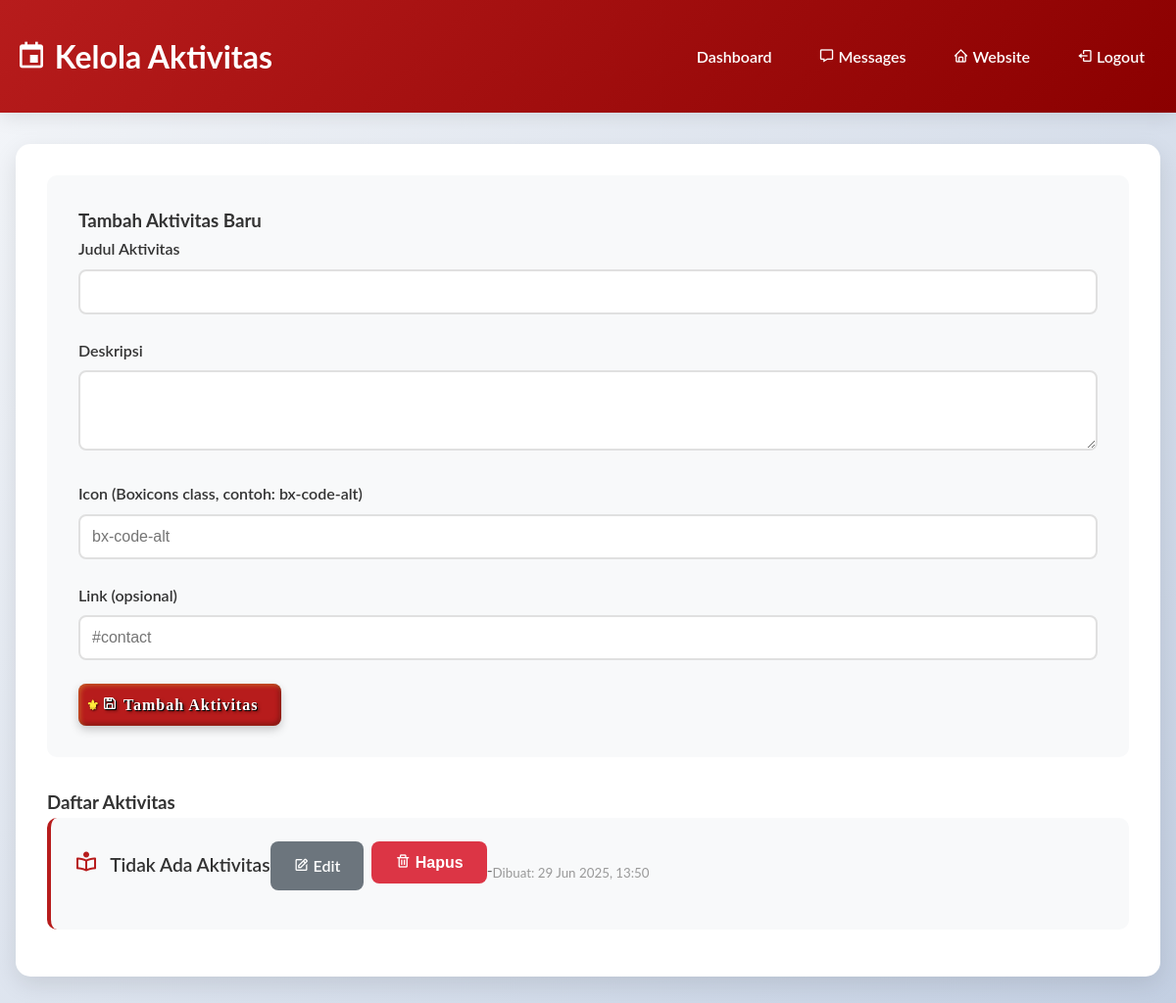
Page /admin/activities.php (signed in) on the committed database.
### tables this page shows
CREATE TABLE activities (
        id INTEGER PRIMARY KEY AUTOINCREMENT,
        title TEXT NOT NULL,
        description TEXT NOT NULL,
        icon TEXT,
        link TEXT,
        created_at DATETIME DEFAULT CURRENT_TIMESTAMP
    );

### admin/activities.php (the view, shortened to what this page needs)
<?php
require_once '../database/init_db.php';
try {
    $stmt = $pdo->query("SELECT * FROM activities ORDER BY created_at DESC");
    $activities = $stmt->fetchAll(PDO::FETCH_ASSOC);
} catch (PDOException $e) {
    $error = "Error loading activities: " . $e->getMessage();
}
$edit_activity = null;
?>
<!DOCTYPE html>
<html lang="id">
<head>
    <link href='https://unpkg.com/boxicons@2.1.4/css/boxicons.min.css' rel='stylesheet'>
    <link rel="stylesheet" href="../assets/css/style.css">
</head>
<body>
    <div class="admin-header">
        <div class="container">
            <h1 class="admin-title">
                <i class='bx bx-calendar-event'></i> Kelola Aktivitas
            </h1>
            <div class="admin-nav">
                <a href="index.php"><i class='bx bx-dashboard'></i> Dashboard</a>
                <a href="messages.php"><i class='bx bx-message'></i> Messages</a>
                <a href="../index.php"><i class='bx bx-home'></i> Website</a>
                <a href="logout.php"><i class='bx bx-log-out'></i> Logout</a>
            </div>
        </div>
    </div>
    <div class="container">
        <div class="admin-container">
            <div class="form-container">
                <h3><?php echo $edit_activity ? 'Edit Aktivitas' : 'Tambah Aktivitas Baru'; ?></h3>
                <form method="POST" action="">
                    <div class="form-group">
                        <label for="title">Judul Aktivitas</label>
                        <input type="text" id="title" name="title" required
                               value="<?php echo $edit_activity ? htmlspecialchars($edit_activity['title']) : ''; ?>">
                    </div>
                    <div class="form-group">
                        <label for="description">Deskripsi</label>
                        <textarea id="description" name="description" rows="3" required><?php echo $edit_activity ? htmlspecialchars($edit_activity['description']) : ''; ?></textarea>
                    </div>
                    <div class="form-group">
                        <label for="icon">Icon (Boxicons class, contoh: bx-code-alt)</label>
                        <input type="text" id="icon" name="icon" required
                               value="<?php echo $edit_activity ? htmlspecialchars($edit_activity['icon']) : ''; ?>"
                               placeholder="bx-code-alt">
                    </div>
                    <div class="form-group">
                        <label for="link">Link (opsional)</label>
                        <input type="text" id="link" name="link"
                               value="<?php echo $edit_activity ? htmlspecialchars($edit_activity['link']) : ''; ?>"
                               placeholder="#contact">
                    </div>
                    <button type="submit" class="btn btn-primary">
                        <i class='bx bx-save'></i> <?php echo $edit_activity ? 'Update' : 'Tambah'; ?> Aktivitas
                    </button>
                </form>
            </div>
            <h3>Daftar Aktivitas</h3>
            <?php if (empty($activities)): ?>
                <p style="text-align: center; color: #666; padding: 2rem;">Belum ada aktivitas.</p>
            <?php else: ?>
                <?php foreach ($activities as $activity): ?>
                    <div class="activity-item">
                        <div class="activity-header">
                            <div class="activity-title">
                                <i class='bx <?php echo htmlspecialchars($activity['icon']); ?> icon-preview'></i>
                                <?php echo htmlspecialchars($activity['title']); ?>
                            </div>
                            <div class="activity-actions">
                                <a href="?edit=<?php echo $activity['id']; ?>" class="btn btn-secondary">
                                    <i class='bx bx-edit'></i> Edit
                                </a>
                                <form method="POST" style="display: inline;" onsubmit="return confirm('Yakin ingin menghapus aktivitas ini?')">
                                    <button type="submit" class="btn btn-danger">
                                        <i class='bx bx-trash'></i> Hapus
                                    </button>
                                </form>
                            </div>
                        </div>
                        <p style="color: #666; margin-bottom: 0.5rem;"><?php echo htmlspecialchars($activity['description']); ?></p>
                        <small style="color: #999;">
                            Dibuat: <?php echo date('d M Y, H:i', strtotime($activity['created_at'])); ?>
                        </small>
                    </div>
                <?php endforeach; ?>
            <?php endif; ?>
        </div>
    </div>
</body>
</html>

### assets/css/style.css (style rules this page uses)
* { margin: 0; padding: 0; box-sizing: border-box; }
html { scroll-behavior: smooth; }
body { font-family: "Lato", sans-serif; background-color: #f9f9f9; color: #333; line-height: 1.6; }
.container { max-width: 1200px; margin: 0 auto; padding: 0 1rem; }
.btn-secondary { background: rgba(255, 255, 255, 0.1); color: #fff; border: 1px solid rgba(255, 255, 255, 0.3); backdrop-filter: blur(10px); }
.btn { display: inline-block; padding: 0.75rem 1.5rem; border-radius: 50px; text-decoration: none; font-weight: 500; transition: background-color 0.3s, color 0.3s; }
.btn-primary { background: linear-gradient(145deg, #b71c1c, #8b0000); color: #fff; border: 2px solid #ffeb3b; font-family: "Georgia", "Times New Roman", serif; position: relative; box-shadow: inset 2px 2px 5px rgba(255, 235, 59, 0.3), inset -2px -2px 5px rgba(0, 0, 0, 0.3), 0 4px 10px rgba(0, 0, 0, 0.2); text-shadow: 1px 1px 0 #000, 2px 2px 3px rgba(0, 0, 0, 0.5); letter-spacing: 1px; font-weight: 700; }
.btn-primary::before { content: "⚜"; position: absolute; left: 8px; top: 50%; transform: translateY(-50%); color: #ffeb3b; font-size: 0.9rem; text-shadow: 1px 1px 2px rgba(0, 0, 0, 0.7); }
.btn { display: inline-block; padding: 0.75rem 2rem; border-radius: 25px; text-decoration: none; font-weight: 600; transition: all 0.3s ease; border: 2px solid transparent; cursor: pointer; font-size: 1rem; }
.btn-primary { background: #b71c1c; color: #fff; border-color: #b71c1c; }
.form-group { margin-bottom: 1.5rem; }
.form-group label { display: block; margin-bottom: 0.5rem; font-weight: 600; color: #333; }
.form-group input, .form-group textarea, .form-group select { width: 100%; padding: 0.75rem; border: 2px solid #ddd; border-radius: 8px; font-size: 1rem; transition: border-color 0.3s ease; background: #fff; }
.activity-item { display: flex; align-items: center; margin-bottom: 3rem; position: relative; }
.activity-item:nth-child(odd) { flex-direction: row; }

### admin/activities.php (style rules this page uses)
body { background: linear-gradient(135deg, #f5f7fa 0%, #c3cfe2 100%); min-height: 100vh; font-family: 'Lato', sans-serif; }
.admin-header { background: linear-gradient(135deg, #b71c1c 0%, #8b0000 100%); color: white; padding: 2rem 0; margin-bottom: 2rem; box-shadow: 0 4px 20px rgba(0, 0, 0, 0.1); }
.admin-header .container { display: flex; justify-content: space-between; align-items: center; }
.admin-title { font-size: 2rem; font-weight: 700; color: #fff; margin: 0; }
.admin-nav { display: flex; gap: 1rem; align-items: center; }
.admin-nav a { color: #fff; text-decoration: none; padding: 0.5rem 1rem; border-radius: 25px; transition: all 0.3s ease; font-weight: 600; }
.admin-container { background: #fff; border-radius: 15px; padding: 2rem; box-shadow: 0 8px 25px rgba(0, 0, 0, 0.1); margin-bottom: 2rem; }
.form-container { background: #f8f9fa; padding: 2rem; border-radius: 10px; margin-bottom: 2rem; }
.form-group { margin-bottom: 1.5rem; }
.form-group label { display: block; margin-bottom: 0.5rem; font-weight: 600; color: #333; }
.form-group input, .form-group textarea { width: 100%; padding: 0.75rem; border: 2px solid #e0e0e0; border-radius: 8px; font-size: 1rem; transition: border-color 0.3s ease; }
.btn { padding: 0.75rem 1.5rem; border: none; border-radius: 8px; font-weight: 600; cursor: pointer; transition: all 0.3s ease; text-decoration: none; display: inline-block; }
.btn-primary { background: #b71c1c; color: white; }
.btn-secondary { background: #6c757d; color: white; }
.btn-danger { background: #dc3545; color: white; }
.activity-item { background: #f8f9fa; padding: 1.5rem; border-radius: 10px; margin-bottom: 1rem; border-left: 4px solid #b71c1c; }
.activity-header { display: flex; justify-content: space-between; align-items: center; margin-bottom: 1rem; }
.activity-title { font-size: 1.2rem; font-weight: 600; color: #333; }
.activity-actions { display: flex; gap: 0.5rem; }
.icon-preview { font-size: 1.5rem; color: #b71c1c; margin-right: 0.5rem; }

### rows in the picture
activities: title "Tidak Ada Aktivitas", description "-", created_at "29 Jun 2025, 13:50"
